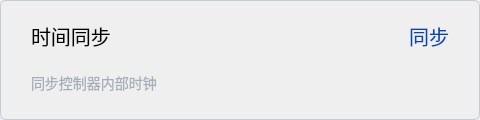
                <widget class="QWidget" name="widgetSystemSynTime" native="true">
                 <property name="minimumSize">
                  <size>
                   <width>480</width>
                   <height>120</height>
                  </size>
                 </property>
                 <property name="maximumSize">
                  <size>
                   <width>480</width>
                   <height>120</height>
                  </size>
                 </property>
                 <property name="styleSheet">
                  <string notr="true">	border: 1px solid #C6C9D7;
                  border-radius: 6px;</string>
                 </property>
                 <layout class="QGridLayout" name="gridLayout_38">
                  <item row="1" column="1" colspan="2">
                   <widget class="QLabel" name="label_56">
                    <property name="maximumSize">
                     <size>
                      <width>16777215</width>
                      <height>32</height>
                     </size>
                    </property>
                    <property name="styleSheet">
                     <string notr="true">border:none;
          color:#A6AEBA;
          font-size: 14px;</string>
                    </property>
                    <property name="text">
                     <string>同步控制器内部时钟</string>
                    </property>
                   </widget>
                  </item>
                  <item row="0" column="1">
                   <widget class="QLabel" name="label_31">
                    <property name="font">
                     <font>
                      <pointsize>-1</pointsize>
                     </font>
                    </property>
                    <property name="styleSheet">
                     <string notr="true">border:none;
          font-size: 20px;</string>
                    </property>
                    <property name="text">
                     <string>时间同步</string>
                    </property>
                    <property name="alignment">
                     <set>Qt::AlignLeading|Qt::AlignLeft|Qt::AlignVCenter</set>
                    </property>
                   </widget>
                  </item>
                  <item row="0" column="0">
                   <spacer name="horizontalSpacer_29">
                    <property name="orientation">
                     <enum>Qt::Horizontal</enum>
                    </property>
                    <property name="sizeType">
                     <enum>QSizePolicy::Fixed</enum>
                    </property>
                    <property name="sizeHint" stdset="0">
                     <size>
                      <width>20</width>
                      <height>20</height>
                     </size>
                    </property>
                   </spacer>
                  </item>
                  <item row="0" column="5">
                   <spacer name="horizontalSpacer_57">
                    <property name="orientation">
                     <enum>Qt::Horizontal</enum>
                    </property>
                    <property name="sizeType">
                     <enum>QSizePolicy::Fixed</enum>
                    </property>
                    <property name="sizeHint" stdset="0">
                     <size>
                      <width>20</width>
                      <height>20</height>
                     </size>
                    </property>
                   </spacer>
                  </item>
                  <item row="0" column="3">
                   <spacer name="horizontalSpacer_71">
                    <property name="orientation">
                     <enum>Qt::Horizontal</enum>
                    </property>
                    <property name="sizeHint" stdset="0">
                     <size>
                      <width>40</width>
                      <height>20</height>
                     </size>
                    </property>
                   </spacer>
                  </item>
                  <item row="0" column="4">
                   <widget class="QPushButton" name="btnSystemSynTime">
                    <property name="font">
                     <font>
                      <pointsize>-1</pointsize>
                     </font>
                    </property>
                    <property name="cursor">
                     <cursorShape>PointingHandCursor</cursorShape>
                    </property>
                    <property name="styleSheet">
                     <string notr="true">border:none;
          color: rgba(0,71,187,1);
          text-align:right;
          font-size: 20px;</string>
                    </property>
                    <property name="text">
                     <string>同步</string>
                    </property>
                   </widget>
                  </item>
                 </layout>
                </widget>
